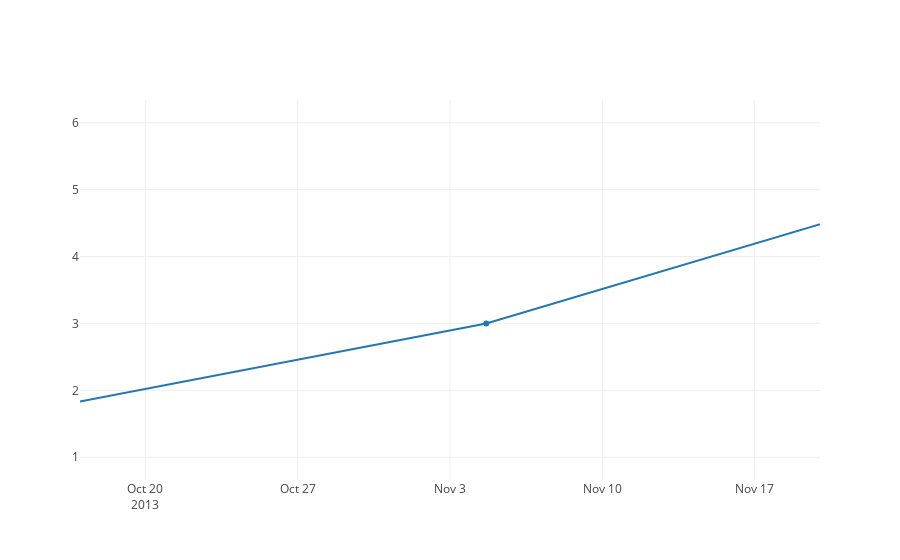

Notebook code cell kept with this figure:
### Markdown cell above
### Time Series Plot with Custom Date Range

### Code cell
def to_unix_time(dt):
    epoch = datetime.utcfromtimestamp(0)
    return (dt - epoch).total_seconds() * 1000

x = [datetime(year=2013, month=10, day=4),
     datetime(year=2013, month=11, day=5),
     datetime(year=2013, month=12, day=6)]
data = [go.Scatter(
            x=x,
            y=[1, 3, 6])]

layout = go.Layout(
    xaxis = dict(
        range = [to_unix_time(datetime(2013, 10, 17)),
                 to_unix_time(datetime(2013, 11, 20))]
    )
)

fig = go.Figure(data = data, layout = layout)
plotly.offline.iplot(fig)

### Figure 1 — Plotly figure (JSON) as saved in the notebook; plotly's stock layout.template omitted (floating-point values rounded to 4 significant figures)
{"data": [{"type": "scatter", "x": ["2013-10-03 16:00:00", "2013-11-04 16:00:00", "2013-12-05 16:00:00"], "y": [1, 3, 6]}], "layout": {"xaxis": {"range": [1381968000000, 1384905600000]}}}
